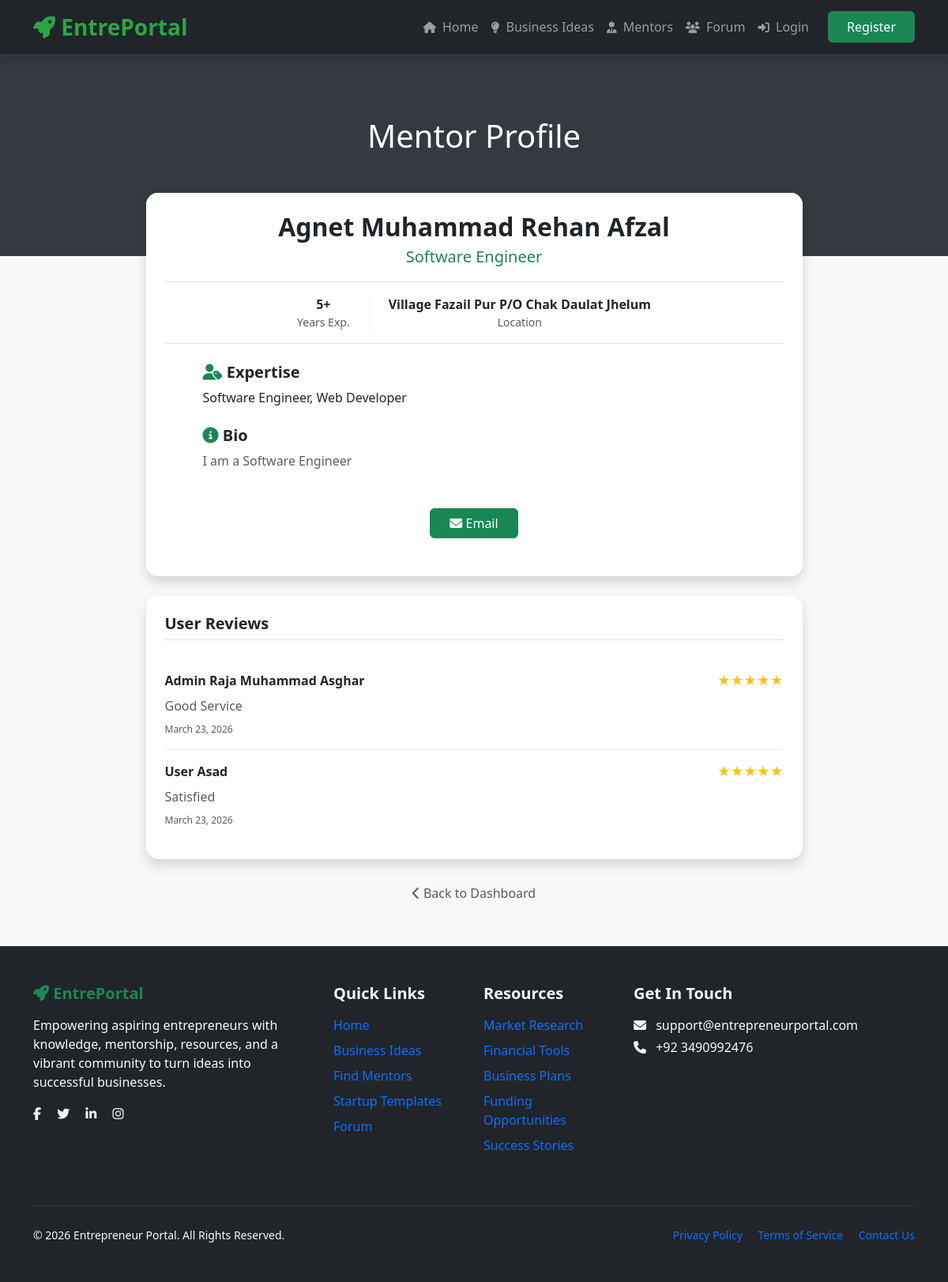
/view-profile.php?id=2, run on the app's committed database.
### tables this page shows
CREATE TABLE `agents` (
  `id` int(11) NOT NULL,
  `user_id` int(11) NOT NULL,
  `business_domain` varchar(150) NOT NULL,
  `experience_years` int(11) DEFAULT NULL,
  `expertise` text DEFAULT NULL,
  `linkedin_profile` varchar(255) DEFAULT NULL,
  `profile_completed` tinyint(1) DEFAULT 0,
  `created_at` timestamp NOT NULL DEFAULT current_timestamp(),
  `updated_at` timestamp NOT NULL DEFAULT current_timestamp() ON UPDATE current_timestamp()
);

CREATE TABLE `users` (
  `id` int(11) NOT NULL,
  `full_name` varchar(100) NOT NULL,
  `email` varchar(100) NOT NULL,
  `password` varchar(255) NOT NULL,
  `phone` varchar(20) DEFAULT NULL,
  `bio` text DEFAULT NULL,
  `location` varchar(100) DEFAULT NULL,
  `role` enum('user','agent','admin') NOT NULL DEFAULT 'user',
  `status` enum('pending','approved','rejected') NOT NULL DEFAULT 'pending',
  `created_at` timestamp NOT NULL DEFAULT current_timestamp()
);

CREATE TABLE `feedback` (
  `id` int(11) NOT NULL,
  `user_id` int(11) DEFAULT NULL,
  `agent_id` int(11) DEFAULT NULL,
  `message` text DEFAULT NULL,
  `rating` int(11) DEFAULT NULL,
  `created_at` timestamp NOT NULL DEFAULT current_timestamp()
);

### view-profile.php (the view, shortened to what this page needs)
<?php
include 'config.php';
$id = isset($_GET['id']) ? (int)$_GET['id'] : 0;
$query = "SELECT u.*, a.id as agent_table_id, a.business_domain, a.experience_years, a.expertise, a.linkedin_profile
          FROM users u
          JOIN agents a ON u.id = a.user_id
          WHERE u.id = $id AND u.role = 'agent'";
$result = mysqli_query($conn, $query);
$mentor = mysqli_fetch_assoc($result);
$agent_id = $mentor['agent_table_id'];
$feedback_query = mysqli_query($conn, "SELECT f.*, u.full_name
                                       FROM feedback f
                                       JOIN users u ON f.user_id = u.id
                                       WHERE f.agent_id = $agent_id
                                       ORDER BY f.created_at DESC");
?>
<!DOCTYPE html>
<html lang="en">
<head>
    <link href="https://cdn.jsdelivr.net/npm/bootstrap@5.3.3/dist/css/bootstrap.min.css" rel="stylesheet">
    <link href="https://cdnjs.cloudflare.com/ajax/libs/font-awesome/6.5.1/css/all.min.css" rel="stylesheet">
</head>
<body>
<?php include 'navbar.php'; ?>
<div class="profile-header text-center">
    <div class="container">
        <h1>Mentor Profile</h1>
    </div>
</div>
<div class="container mb-5">
    <div class="row justify-content-center">
        <div class="col-lg-9">
            <div class="card shadow profile-card">
                <div class="card-body p-0">
                    <div class="p-4 text-center bg-white">
                        <h2 class="fw-bold mb-1"><?= htmlspecialchars($mentor['full_name']) ?></h2>
                        <p class="text-success fs-5 mb-3"><?= htmlspecialchars($mentor['business_domain']) ?></p>
                        <div class="d-flex justify-content-center border-top border-bottom py-3 mb-4">
                            <div class="px-4 stat-box">
                                <strong><?= $mentor['experience_years'] ?>+</strong>
                                <div class="small text-muted">Years Exp.</div>
                            </div>
                            <div class="px-4 stat-box">
                                <strong><?= htmlspecialchars($mentor['location'] ?? 'Remote') ?></strong>
                                <div class="small text-muted">Location</div>
                            </div>
                        </div>
                        <div class="text-start px-md-5">
                            <h5 class="fw-bold"><i class="fas fa-user-tag text-success"></i> Expertise</h5>
                            <p><?= nl2br(htmlspecialchars($mentor['expertise'])) ?></p>
                            <h5 class="fw-bold mt-4"><i class="fas fa-info-circle text-success"></i> Bio</h5>
                            <p class="text-muted"><?= nl2br(htmlspecialchars($mentor['bio'])) ?></p>
                        </div>
                        <div class="mt-5 pb-4">
                            <a href="mailto:<?= $mentor['email'] ?>" class="btn btn-success px-4">
                                <i class="fas fa-envelope"></i> Email
                            </a>
                        </div>
                    </div>
                </div>
            </div>
            <div class="card shadow border-0 mt-4 rounded-4">
                <div class="card-body p-4">
                    <h5 class="fw-bold mb-4 border-bottom pb-2">User Reviews</h5>
                    <?php if(mysqli_num_rows($feedback_query) > 0): ?>
                        <?php while($f = mysqli_fetch_assoc($feedback_query)): ?>
                            <div class="feedback-item">
                                <div class="d-flex justify-content-between">
                                    <strong><?= htmlspecialchars($f['full_name']) ?></strong>
                                    <div class="star-rating">
                                        <?php for($i=1; $i<=5; $i++) echo ($i <= $f['rating']) ? '★' : '☆'; ?>
                                    </div>
                                </div>
                                <p class="text-muted mt-2 mb-1"><?= nl2br(htmlspecialchars($f['message'])) ?></p>
                                <small class="text-muted" style="font-size: 0.75rem;"><?= date('F j, Y', strtotime($f['created_at'])) ?></small>
                            </div>
                        <?php endwhile; ?>
                    <?php else: ?>
                        <p class="text-muted text-center py-3">No reviews yet. Be the first to give feedback!</p>
                    <?php endif; ?>
                </div>
            </div>
            <div class="text-center mt-4">
                <a href="index.php" class="btn btn-link text-muted text-decoration-none">
                    <i class="fas fa-chevron-left"></i> Back to Dashboard
                </a>
            </div>
        </div>
    </div>
</div>
<?php include 'footer.php'; ?>
</body>
</html>

### view-profile.php (style rules this page uses)
body { background: #f8f9fa; }
.profile-header { background: #343a40; color: white; padding: 80px 0 120px 0; }
.profile-card { margin-top: -80px; border-radius: 15px; overflow: hidden; border: none; }
.stat-box { border-right: 1px solid #eee; }
.stat-box:last-child { border-right: none; }
.star-rating { color: #ffc107; }
.feedback-item { border-bottom: 1px solid #eee; padding: 15px 0; }
.feedback-item:last-child { border-bottom: none; }

### navbar.php (style rules this page uses)
:root { --primary: #28a745; --dark: #212529; }

### data on the page
agents: user.full_name "Agnet Muhammad Rehan Afzal", business_domain "Software Engineer", experience_years "5", user.location "Village Fazail Pur P/O Chak Daulat Jhelum", expertise "Software Engineer, Web Developer", user.bio "I am a Software Engineer"
feedback: user.full_name "Admin Raja Muhammad Asghar", message "Good Service", created_at "March 23, 2026"
feedback: user.full_name "User Asad", message "Satisfied", created_at "March 23, 2026"
